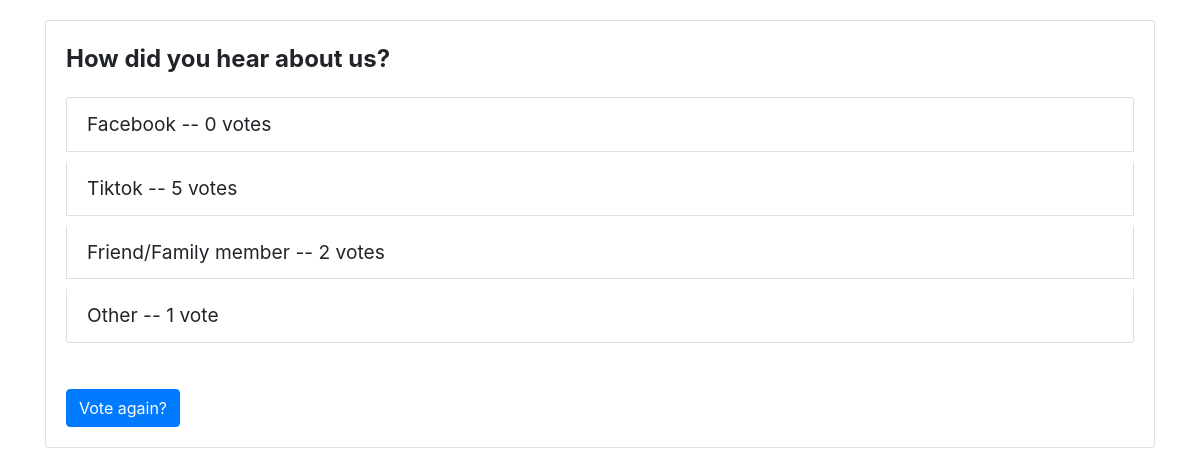
The app's page /polls/1/results/, older data.
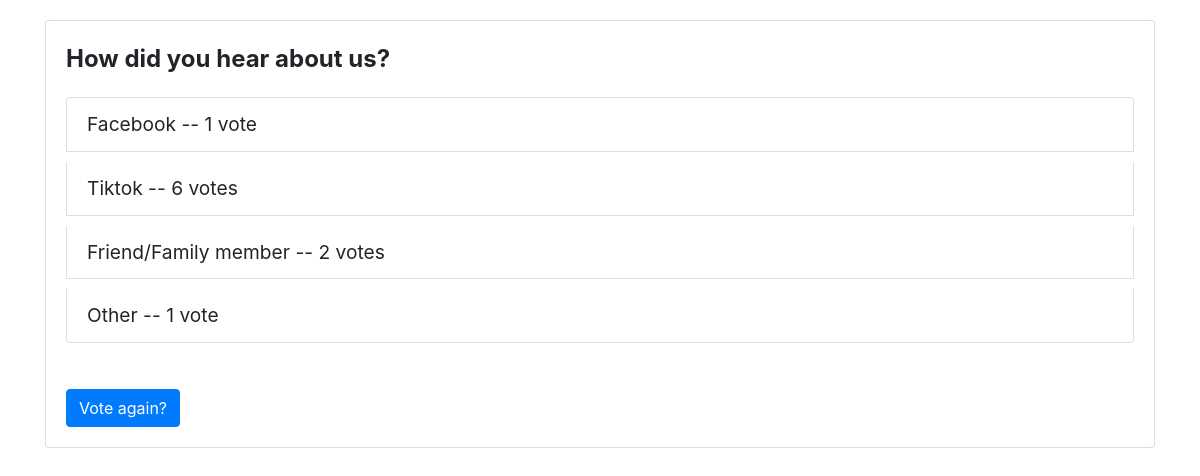
The same page, newer data.
### polls/models.py (models this page shows, shortened)
class Question(models.Model):
    question_text = models.CharField(max_length=200)
    pub_date = models.DateTimeField('date published')

class Choice(models.Model):
    question = models.ForeignKey(Question, on_delete=models.CASCADE)
    choice_text = models.CharField(max_length=200)
    votes = models.IntegerField(default=0)

### polls/views.py (the view)
# urls.py: path('<int:question_id>/results/', views.results, name='results'),
def results(request, question_id):
    question = get_object_or_404(Question, pk=question_id)
    return render(request, 'polls/results.html', {'question': question})

### polls/templates/polls/results.html (shortened to what this page needs)
<!DOCTYPE html>
<html lang="en">
<head>
  <link rel="stylesheet" href="https://stackpath.bootstrapcdn.com/bootstrap/4.5.2/css/bootstrap.min.css">
</head>
<body>
  <div class="container">
    <div class="card question-card">
      <div class="card-body">
        <div class="question-text">{{ question.question_text }}</div>
        <ul class="list-group">
          {% for choice in question.choice_set.all %}
          <li class="list-group-item choice-item">
            {{ choice.choice_text }} -- {{ choice.votes }} vote{{ choice.votes|pluralize }}
          </li>
          {% endfor %}
        </ul>
        <div class="vote-link">
          <a href="{% url 'polls:vote' question.id %}" class="btn btn-primary mt-3">Vote again?</a>
        </div>
      </div>
    </div>
  </div>
</body>
</html>

### polls/templates/polls/results.html (style rules this page uses)
.question-card { margin-top: 20px; }
.question-text { font-size: 1.5rem; font-weight: bold; margin-bottom: 20px; }
.choice-item { font-size: 1.2rem; margin-bottom: 10px; }
.vote-link { margin-top: 20px; }

Row changes from the older to the newer data that the page shows:
changed Choice "Facebook": votes "0" → "1"
changed Choice "Tiktok": votes "5" → "6"
